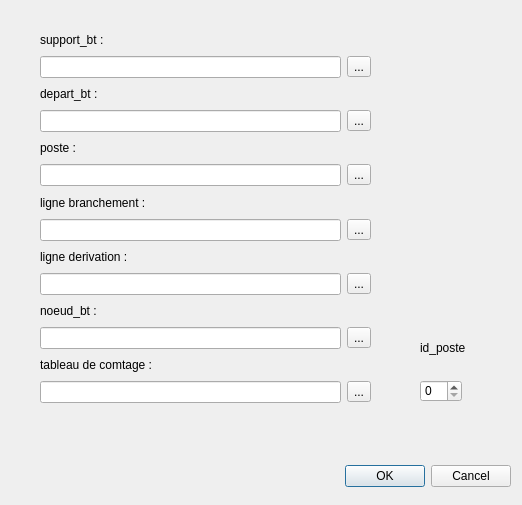
<?xml version="1.0" encoding="UTF-8"?>
<ui version="4.0">
 <class>Dialog</class>
 <widget class="QDialog" name="Dialog">
  <property name="geometry">
   <rect>
    <x>0</x>
    <y>0</y>
    <width>522</width>
    <height>505</height>
   </rect>
  </property>
  <property name="windowTitle">
   <string>Dialog</string>
  </property>
  <widget class="QDialogButtonBox" name="buttonBox">
   <property name="geometry">
    <rect>
     <x>170</x>
     <y>460</y>
     <width>341</width>
     <height>32</height>
    </rect>
   </property>
   <property name="orientation">
    <enum>Qt::Horizontal</enum>
   </property>
   <property name="standardButtons">
    <set>QDialogButtonBox::Cancel|QDialogButtonBox::Ok</set>
   </property>
  </widget>
  <widget class="QWidget" name="gridLayoutWidget">
   <property name="geometry">
    <rect>
     <x>40</x>
     <y>30</y>
     <width>331</width>
     <height>373</height>
    </rect>
   </property>
   <layout class="QGridLayout" name="gridLayout">
    <item row="14" column="1">
     <widget class="QLabel" name="label_7">
      <property name="text">
       <string>tableau de comtage :</string>
      </property>
     </widget>
    </item>
    <item row="3" column="2">
     <widget class="QToolButton" name="toolButton_2">
      <property name="text">
       <string>...</string>
      </property>
     </widget>
    </item>
    <item row="0" column="1">
     <widget class="QLabel" name="label">
      <property name="text">
       <string>support_bt : </string>
      </property>
     </widget>
    </item>
    <item row="15" column="2">
     <widget class="QToolButton" name="toolButton_7">
      <property name="text">
       <string>...</string>
      </property>
     </widget>
    </item>
    <item row="13" column="2">
     <widget class="QToolButton" name="toolButton_6">
      <property name="text">
       <string>...</string>
      </property>
     </widget>
    </item>
    <item row="3" column="1">
     <widget class="QLineEdit" name="lineEdit_2"/>
    </item>
    <item row="10" column="1">
     <widget class="QLineEdit" name="lineEdit_5"/>
    </item>
    <item row="8" column="1">
     <widget class="QLineEdit" name="lineEdit_4"/>
    </item>
    <item row="8" column="2">
     <widget class="QToolButton" name="toolButton_4">
      <property name="text">
       <string>...</string>
      </property>
     </widget>
    </item>
    <item row="4" column="1">
     <widget class="QLabel" name="label_3">
      <property name="text">
       <string>poste : </string>
      </property>
     </widget>
    </item>
    <item row="13" column="1">
     <widget class="QLineEdit" name="lineEdit_6"/>
    </item>
    <item row="5" column="1">
     <widget class="QLineEdit" name="lineEdit_3"/>
    </item>
    <item row="2" column="1">
     <widget class="QLabel" name="label_2">
      <property name="text">
       <string>depart_bt : </string>
      </property>
     </widget>
    </item>
    <item row="10" column="2">
     <widget class="QToolButton" name="toolButton_5">
      <property name="text">
       <string>...</string>
      </property>
     </widget>
    </item>
    <item row="1" column="2">
     <widget class="QToolButton" name="toolButton">
      <property name="text">
       <string>...</string>
      </property>
     </widget>
    </item>
    <item row="15" column="1">
     <widget class="QLineEdit" name="lineEdit_7"/>
    </item>
    <item row="9" column="1">
     <widget class="QLabel" name="label_5">
      <property name="text">
       <string>ligne derivation : </string>
      </property>
     </widget>
    </item>
    <item row="7" column="1">
     <widget class="QLabel" name="label_6">
      <property name="text">
       <string>ligne branchement : </string>
      </property>
     </widget>
    </item>
    <item row="1" column="1">
     <widget class="QLineEdit" name="lineEdit"/>
    </item>
    <item row="5" column="2">
     <widget class="QToolButton" name="toolButton_3">
      <property name="text">
       <string>...</string>
      </property>
     </widget>
    </item>
    <item row="11" column="1">
     <widget class="QLabel" name="label_4">
      <property name="text">
       <string>noeud_bt :</string>
      </property>
     </widget>
    </item>
   </layout>
  </widget>
  <widget class="QSpinBox" name="spinBox">
   <property name="geometry">
    <rect>
     <x>420</x>
     <y>380</y>
     <width>42</width>
     <height>22</height>
    </rect>
   </property>
  </widget>
  <widget class="QLabel" name="label_8">
   <property name="geometry">
    <rect>
     <x>420</x>
     <y>340</y>
     <width>55</width>
     <height>16</height>
    </rect>
   </property>
   <property name="text">
    <string>id_poste</string>
   </property>
  </widget>
 </widget>
 <resources/>
 <connections>
  <connection>
   <sender>buttonBox</sender>
   <signal>accepted()</signal>
   <receiver>Dialog</receiver>
   <slot>accept()</slot>
   <hints>
    <hint type="sourcelabel">
     <x>248</x>
     <y>254</y>
    </hint>
    <hint type="destinationlabel">
     <x>157</x>
     <y>274</y>
    </hint>
   </hints>
  </connection>
  <connection>
   <sender>buttonBox</sender>
   <signal>rejected()</signal>
   <receiver>Dialog</receiver>
   <slot>reject()</slot>
   <hints>
    <hint type="sourcelabel">
     <x>316</x>
     <y>260</y>
    </hint>
    <hint type="destinationlabel">
     <x>286</x>
     <y>274</y>
    </hint>
   </hints>
  </connection>
 </connections>
</ui>
